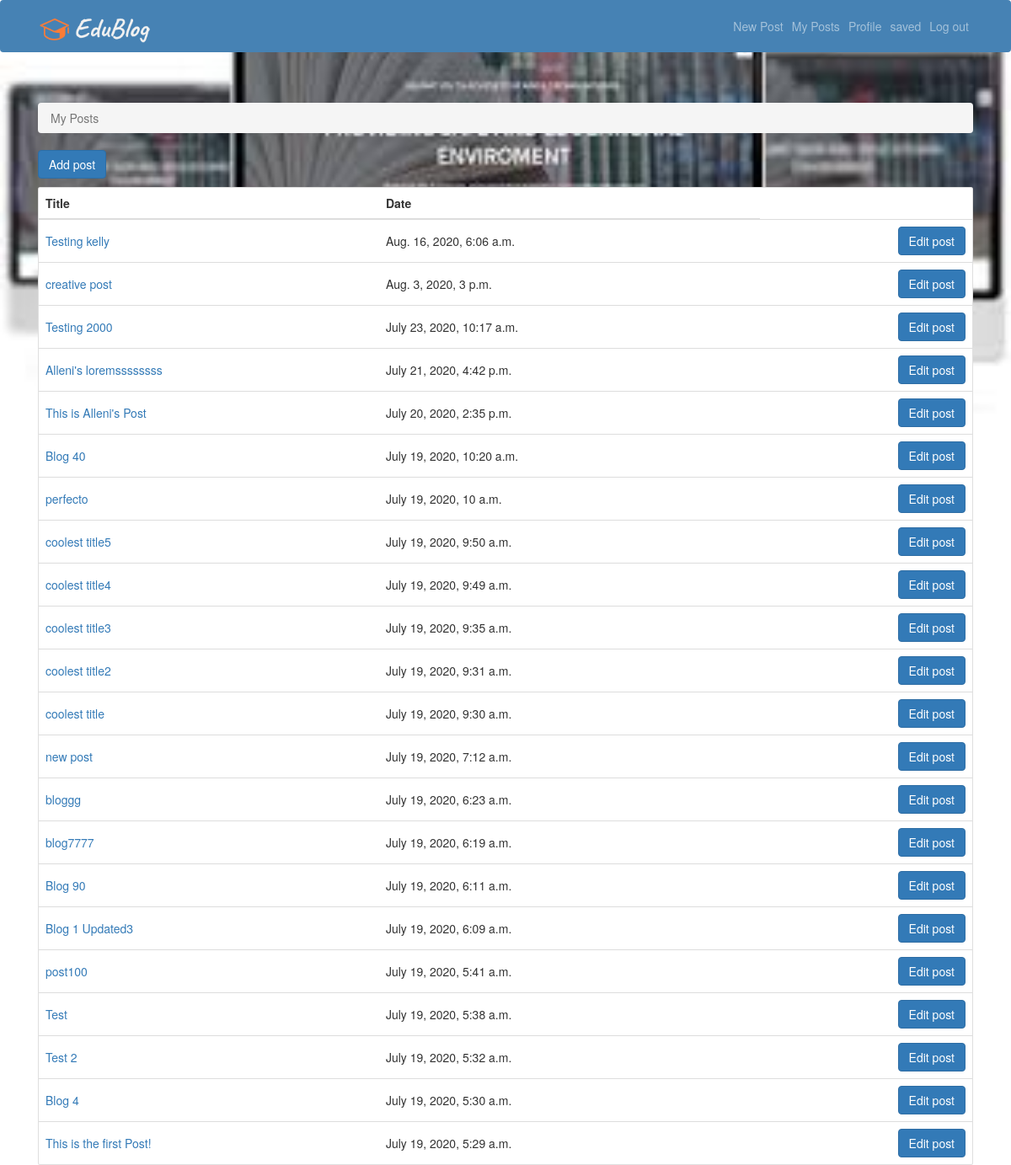
The app's page /posts/myposts/ (signed in) with its own data.
### posts/models.py (models this page shows, shortened)
class Post(models.Model):
    user = models.ForeignKey(User, related_name='posts',
                             on_delete=models.CASCADE)
    title=models.CharField(max_length=50)
    created_at = models.DateTimeField(auto_now=True)
    message =  RichTextField(blank=True,null=True)
    message_html = models.TextField(editable=False)
    likes = models.ManyToManyField(User, related_name='likes', blank=True)
    favourite = models.ManyToManyField(User, related_name='favorite', blank=True)
    class Meta:
        ordering = ['-created_at']
        unique_together = ['user', 'message']

### posts/views.py (the view)
# urls.py: path('myposts/',views.ListPost.as_view(), name='myposts'),
@method_decorator([login_required, faculty_required], name='dispatch')
class ListPost(ListView):
    model = Post
    context_object_name = 'posts'
    template_name = 'posts/myposts.html'
    def get_queryset(self):
        self.user = User.objects.get(username=self.request.user)
        return Post.objects.filter(user=self.user)

### posts/templates/posts/myposts.html
{% extends 'base.html' %}
{% block content %}
  <nav aria-label="breadcrumb">
    <ol class="breadcrumb">
      <li class="breadcrumb-item active" aria-current="page">My Posts</li>
    </ol>
  </nav>
  <a href="{% url 'posts:create' %}" class="btn btn-primary mb-3" role="button">Add post</a>
  <div class="card">
    <table class="table mb-0">
      <thead>
        <tr>
          <th>Title</th>
          <th>Date</th>
        </tr>
      </thead>
      <tbody>
        {% for post in posts %}
          <tr>
            <td class="align-middle"><a href="{% url 'posts:post-detail' post.pk %}">{{ post.title }}</a></td>
            <td class="align-middle">{{post.created_at }}</td>
            <td class="text-right">
              <a href="{% url 'posts:update' post.pk %}" class="btn btn-primary">Edit post</a>
            </td>
          </tr>
        {% empty %}
          <tr>
            <td class="bg-light text-center font-italic" colspan="5">You haven't created any post yet.</td>
          </tr>
        {% endfor %}
      </tbody>
    </table>
  </div>
{% endblock %}

### records on screen
Post: title "Testing kelly", created_at "Aug. 16, 2020, 6:06 a.m."
Post: title "creative post", created_at "Aug. 3, 2020, 3 p.m."
Post: title "Testing 2000", created_at "July 23, 2020, 10:17 a.m."
Post: title "Alleni's loremssssssss", created_at "July 21, 2020, 4:42 p.m."
Post: title "This is Alleni's Post", created_at "July 20, 2020, 2:35 p.m."
Post: title "Blog 40", created_at "July 19, 2020, 10:20 a.m."
Post: title "perfecto", created_at "July 19, 2020, 10 a.m."
Post: title "coolest title5", created_at "July 19, 2020, 9:50 a.m."
Post: title "coolest title4", created_at "July 19, 2020, 9:49 a.m."
Post: title "coolest title3", created_at "July 19, 2020, 9:35 a.m."
Post: title "coolest title2", created_at "July 19, 2020, 9:31 a.m."
Post: title "coolest title", created_at "July 19, 2020, 9:30 a.m."
Post: title "new post", created_at "July 19, 2020, 7:12 a.m."
Post: title "bloggg", created_at "July 19, 2020, 6:23 a.m."
Post: title "blog7777", created_at "July 19, 2020, 6:19 a.m."
Post: title "Blog 90", created_at "July 19, 2020, 6:11 a.m."
Post: title "Blog 1 Updated3", created_at "July 19, 2020, 6:09 a.m."
Post: title "post100", created_at "July 19, 2020, 5:41 a.m."
Post: title "Test", created_at "July 19, 2020, 5:38 a.m."
Post: title "Test 2", created_at "July 19, 2020, 5:32 a.m."
Post: title "Blog 4", created_at "July 19, 2020, 5:30 a.m."
Post: title "This is the first Post!", created_at "July 19, 2020, 5:29 a.m."
